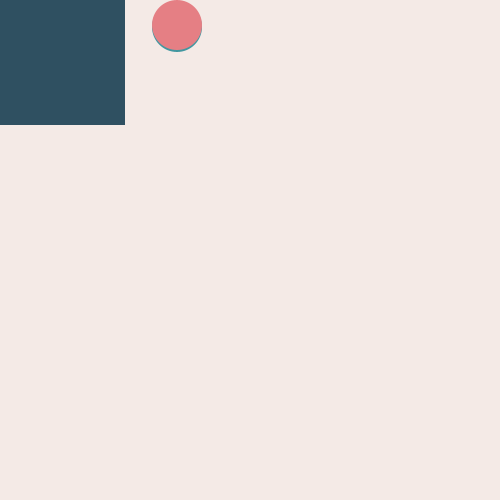
Frame 1 (no input)
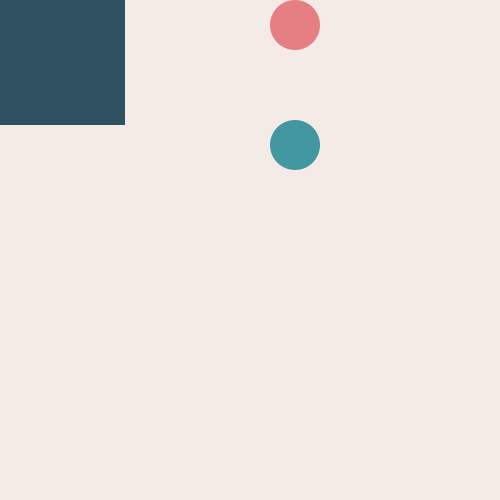
Frame 60 (the mouse pressed at the canvas centre just before this capture)
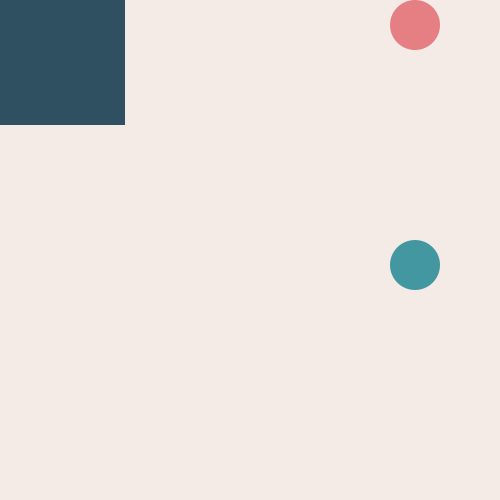
Frame 120 (the mouse held since frame 60 and released just before this capture)

The Processing sketch that drew these frames (run headless with seeded random() and noise(); from frame 60 on, the mouse is pressed at the canvas centre):

// Processing sketch: animated_balls
// ── animated_balls.pde
// Animated Balls by Nicole Ajoy

class Ball {
  int locX = 0;
  int locY = 0;
  int diam = 0;
  int velX = 0;
  int velY = 0;
  color colour = 0;
  int state = 0;
  
  void Initialize(int x, int y, int d, int vx, int vy, color c) {
    locX = x;
    locY = y;
    diam = d;
    velX = vx;
    velY = vy;
    colour = c;
  }
  
  void DrawCircle() {
    fill(colour);
    circle(locX, locY, diam);
  }
}

Ball bounceBall;
Ball rollBall;

void setup() {
  size(500, 500);
  background(#F4EAE6); // beige
  
  int d = 50;
  bounceBall = new Ball();
  bounceBall.Initialize(width/4 + d, d/2, d, 2, 2, color(#4297A0)); // blue
  rollBall = new Ball();
  rollBall.Initialize(width/4 + d, d/2, d, 2, 0, color(#E57F84)); // red bouncing ball
}

void draw() {
  background(#F4EAE6);
  noStroke();
  fill(0);
  
  // Box in the upper left corner of the window
  fill(#2F5061);
  square(0, 0, width/4);
  
  // Bouncing ball
  bounceBall.locX += bounceBall.velX;
  bounceBall.locY += bounceBall.velY;
  
  // Box checks
  if(bounceBall.locX - bounceBall.diam/2 <= width/4 && bounceBall.locY - bounceBall.diam/2 <= height/4) {
    if (bounceBall.velX < 0) {
      bounceBall.velX = -bounceBall.velX;
    }
    else if (bounceBall.velY < 0) {
      bounceBall.velY = -bounceBall.velY;
    }
  }
  // Wall checks
  if(bounceBall.locX <= bounceBall.diam/2 || bounceBall.locX + bounceBall.diam/2 >= width) {
    bounceBall.velX = -bounceBall.velX;
  }
  if(bounceBall.locY <= bounceBall.diam/2 || bounceBall.locY + bounceBall.diam/2 >= height) {
    bounceBall.velY = -bounceBall.velY;
  }
    
  bounceBall.DrawCircle();
  
  // Rolling ball
  rollBall.locX += rollBall.velX;
  rollBall.locY += rollBall.velY;
  
  // Check what state we are currently in
  if(rollBall.locX >= width-rollBall.diam/2 && rollBall.state == 0) { // move right
    rollBall.velX = 0;
    rollBall.velY = 2;
    rollBall.state = 1;
  }
  if(rollBall.locY >= height-rollBall.diam/2 && rollBall.state == 1) { // move down
    rollBall.velX = -2;
    rollBall.velY = 0;
    rollBall.state = 2;
  }
  if(rollBall.locX <= rollBall.diam/2 && rollBall.state == 2) { // move left
    rollBall.velX = 0;
    rollBall.velY = -2;
    rollBall.state = 3;
  }
  if(rollBall.locY <= rollBall.diam/2 + width/4 && rollBall.state == 3) { // move up
    rollBall.velX = 2;
    rollBall.velY = 0;
    rollBall.state = 4;
  }
  if(rollBall.locX >= rollBall.diam/2 + width/4 && rollBall.state == 4) { // move right over the vox
    rollBall.velX = 0;
    rollBall.velY = -2;
    rollBall.state = 5;
  }
  if(rollBall.locY <= rollBall.diam/2 && rollBall.state == 5) { // move up over the box
    rollBall.velX = 2;
    rollBall.velY = 0;
    rollBall.state = 0;
  }
  
  rollBall.DrawCircle();
}
